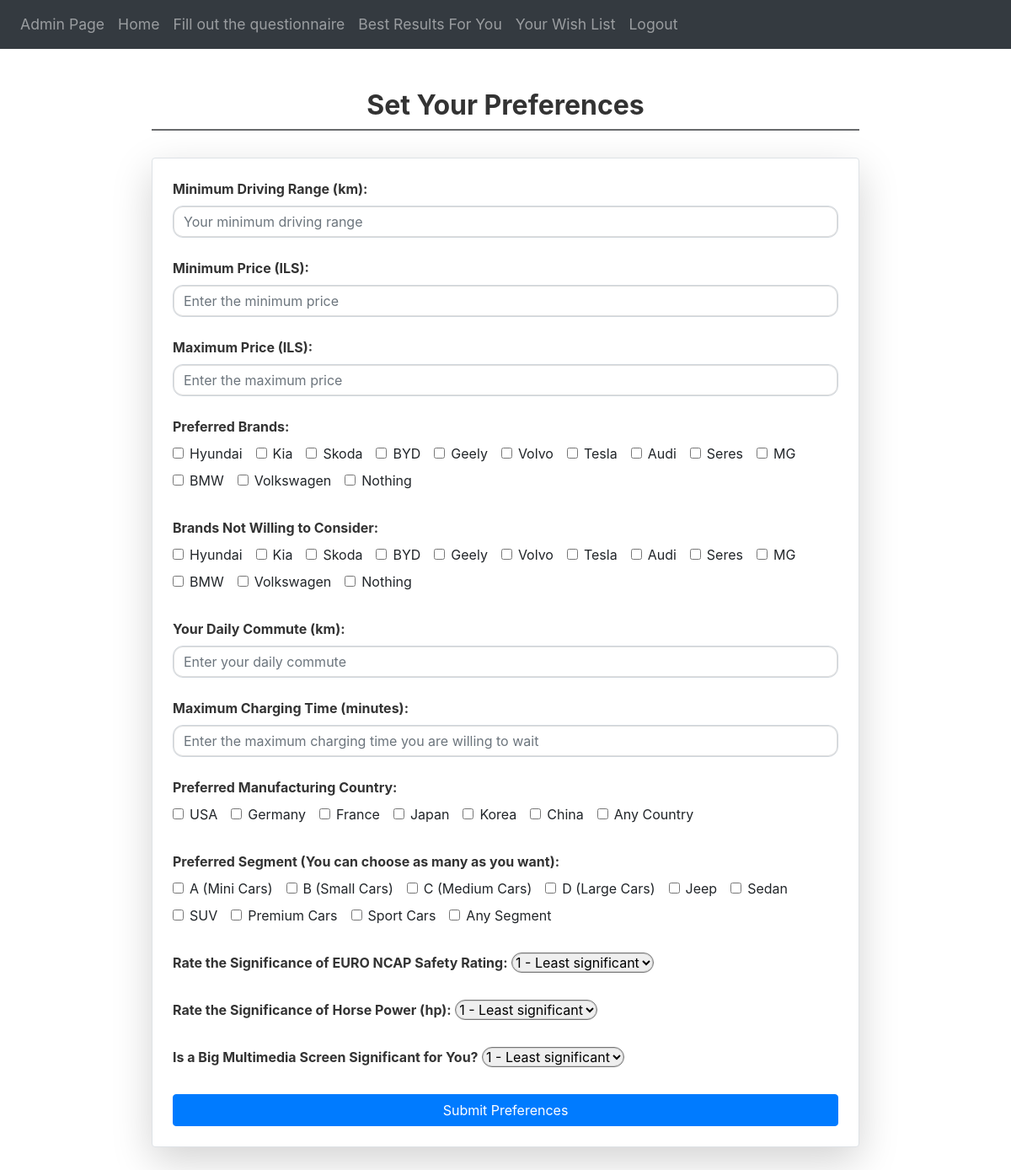
The app's page /preferences (signed in), older data.
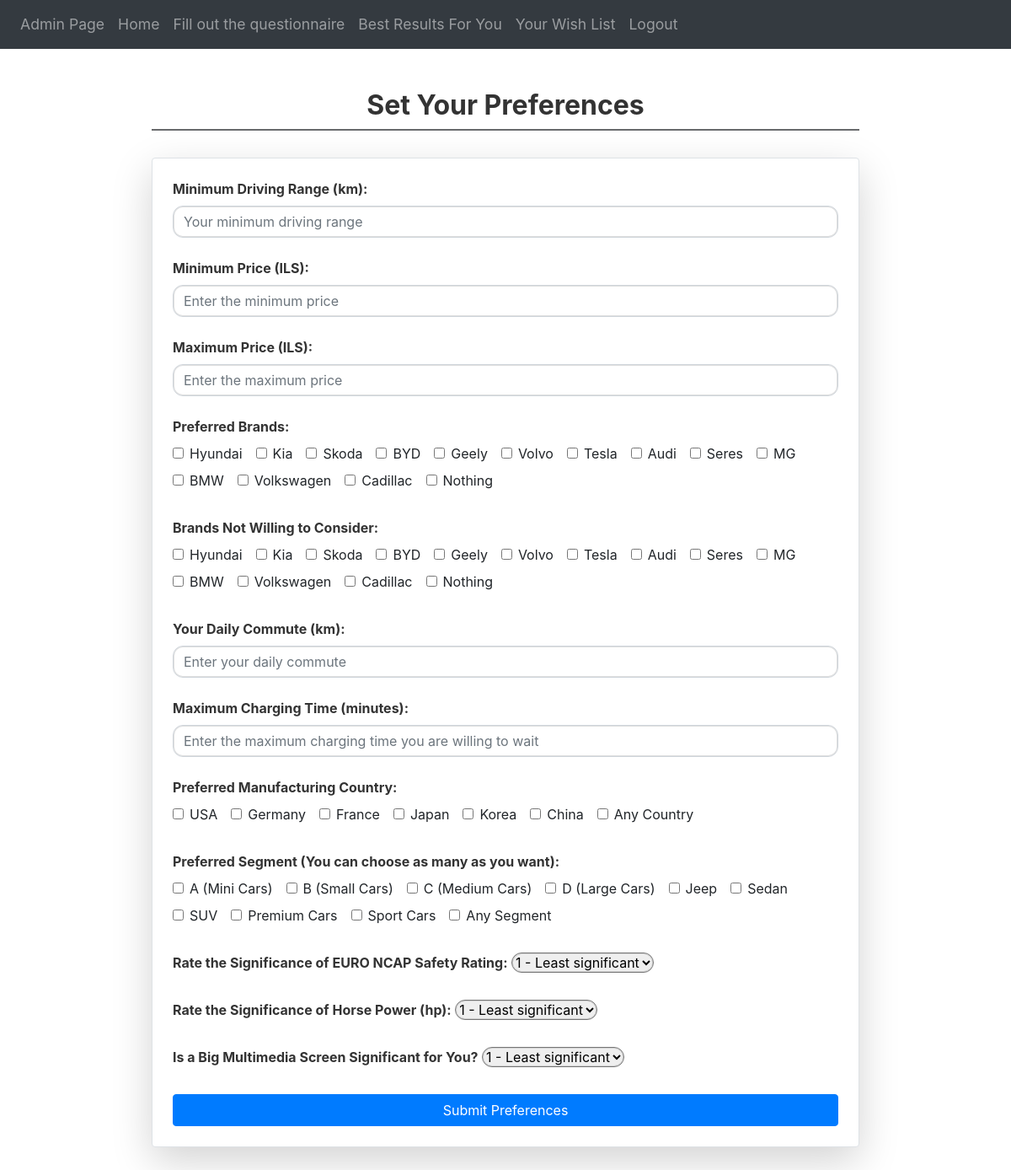
The same page, newer data.
### website/models.py (models this page shows)
class CarBrand(db.Model):
    id = db.Column(db.Integer, primary_key=True)
    name = db.Column(db.String(100), unique=True)
    cars = db.relationship('Car', backref='brand', lazy=True)

### website/views.py (the view, shortened to what this page needs)
@views.route('/preferences', methods=['GET', 'POST'])
@login_required
def preferences():
    car_brands = CarBrand.query.all()
    return render_template("preferences.html", car_brands=car_brands,  user=current_user)

### website/templates/preferences.html (shortened to what this page needs)
{% extends "base.html" %}
{% block content %}
<div class="container mt-5">
    <h3 class="section-header text-center">Set Your Preferences</h3>
    <form id="preferencesForm" method="POST" class="p-4 border rounded shadow-lg bg-white">
        <div class="mb-4">
            <label for="minRange" class="form-label">Minimum Driving Range (km):</label>
            <input type="number" id="minRange" class="form-control" name="minRange"
                placeholder="Your minimum driving range" required>
        </div>
        <div class="mb-4">
            <label for="minPrice" class="form-label">Minimum Price (ILS):</label>
            <input type="number" id="minPrice" class="form-control" name="minPrice"
                placeholder="Enter the minimum price" required>
        </div>
        <div class="mb-4">
            <label for="maxPrice" class="form-label">Maximum Price (ILS):</label>
            <input type="number" id="maxPrice" class="form-control" name="maxPrice"
                placeholder="Enter the maximum price" required>
        </div>
        <div class="mb-4">
            <label class="form-label">Preferred Brands:</label>
            <div class="checkbox-group">
                {% for brand in car_brands %}
                <div class="form-check checkbox-inline">
                    <input type="checkbox" id="{{ brand.name }}" name="preferredBrands" value="{{ brand.name }}"
                        class="form-check-input">
                    <label for="{{ brand.name }}" class="form-check-label">{{ brand.name }}</label>
                </div>
                {% endfor %}
                <div class="form-check checkbox-inline">
                    <input type="checkbox" id="nothing" name="preferredBrands" value="nothing" class="form-check-input">
                    <label for="nothing" class="form-check-label">Nothing</label>
                </div>
            </div>
        </div>
        <div class="mb-4">
            <label class="form-label">Brands Not Willing to Consider:</label>
            <div class="checkbox-group">
                {% for brand in car_brands %}
                <div class="form-check checkbox-inline">
                    <input type="checkbox" id="{{ brand.name }}" name="no_way_brands" value="{{ brand.name }}"
                        class="form-check-input">
                    <label for="{{ brand.name }}" class="form-check-label">{{ brand.name }}</label>
                </div>
                {% endfor %}
                <div class="form-check checkbox-inline">
                    <input type="checkbox" id="nothing2" name="no_way_brands" value="nothing" class="form-check-input">
                    <label for="nothing2" class="form-check-label">Nothing</label>
                </div>
            </div>
        </div>
        <div class="mb-4">
            <label for="daily_commute" class="form-label">Your Daily Commute (km):</label>
            <input type="number" id="daily_commute" class="form-control" name="daily_commute"
                placeholder="Enter your daily commute" required>
        </div>
        <div class="mb-4">
            <label for="fastChargingMaxTime" class="form-label">Maximum Charging Time (minutes):</label>
            <input type="number" id="fastChargingMaxTime" class="form-control" name="fastChargingMaxTime"
                placeholder="Enter the maximum charging time you are willing to wait" required>
        </div>
        <div class="mb-4">
            <label class="form-label">Preferred Manufacturing Country:</label>
            <div class="checkbox-group">
                {% for country in ["USA", "Germany", "France", "Japan", "Korea", "China"] %}
                <div class="form-check checkbox-inline">
                    <input type="checkbox" id="{{ country }}" name="manufacturing_country" value="{{ country }}"
                        class="form-check-input">
                    <label for="{{ country }}" class="form-check-label">{{ country }}</label>
                </div>
                {% endfor %}
                <div class="form-check checkbox-inline">
                    <input type="checkbox" id="any_country" name="manufacturing_country" value="Any_Country"
                        class="form-check-input">
                    <label for="any_country" class="form-check-label">Any Country</label>
                </div>
            </div>
        </div>
        <div class="mb-4">
            <label class="form-label">Preferred Segment (You can choose as many as you want):</label>
            <div class="checkbox-group">
                {% for segment in ["A (Mini Cars)", "B (Small Cars)", "C (Medium Cars)", "D (Large Cars)", "Jeep",
                "Sedan", "SUV", "Premium Cars", "Sport Cars"] %}
                <div class="form-check checkbox-inline">
                    <input type="checkbox" id="{{ segment }}" name="car_segment" value="{{ segment }}"
                        class="form-check-input">
                    <label for="{{ segment }}" class="form-check-label">{{ segment }}</label>
                </div>
                {% endfor %}
                <div class="form-check checkbox-inline">
                    <input type="checkbox" id="any_segment" name="car_segment" value="Any_segment"
                        class="form-check-input">
                    <label for="any_segment" class="form-check-label">Any Segment</label>
                </div>
            </div>
        </div>
        <div class="mb-4">
            <label for="ncap_rating" class="form-label">Rate the Significance of EURO NCAP Safety Rating:</label>
            <select id="ncap_rating" name="ncap_rating" class="form-select" required>
                <option value="1">1 - Least significant</option>
            </select>
        </div>
        <div class="mb-4">
            <label for="horse_power_rating" class="form-label">Rate the Significance of Horse Power (hp):</label>
            <select id="horse_power_rating" name="horse_power_rating" class="form-select" required>
                <option value="1">1 - Least significant</option>
            </select>
        </div>
        <div class="mb-4">
            <label for="screen_size" class="form-label">Is a Big Multimedia Screen Significant for You?</label>
            <select id="screen_size" name="screen_size" class="form-select" required>
                <option value="1">1 - Least significant</option>
            </select>
        </div>
        <div class="text-center mt-4">
            <button type="submit" class="btn btn-primary w-100">Submit Preferences</button>
        </div>
    </form>
</div>
<br />
<br />
{% endblock %}

### website/templates/base.html (shortened to what this page needs)
<!DOCTYPE html>
<html>
<head>
  <link rel="stylesheet" href="https://stackpath.bootstrapcdn.com/bootstrap/4.4.1/css/bootstrap.min.css"
 />
  <link rel="stylesheet" href="https://stackpath.bootstrapcdn.com/font-awesome/4.7.0/css/font-awesome.min.css"
 />
</head>
<body>
  <nav class="navbar navbar-expand-lg navbar-dark bg-dark">
    <div class="collapse navbar-collapse" id="navbar">
      <div class="navbar-nav">
        {% if user.first_name == 'Admin' and user.email == 'admin@gmail.com' %}
        <a class="nav-item nav-link" id="home" href="/admin">Admin Page</a>
        {% endif %}
        {% if user.is_authenticated %}
        <a class="nav-item nav-link" id="home" href="/">Home</a>
        <a class="nav-item nav-link" id="preferences" href="/preferences">Fill out the questionnaire</a>
        <a class="nav-item nav-link" id="results" href="/results">Best Results For You</a>
        <a class="nav-item nav-link" id="wish-list" href="/wish-list">Your Wish List</a>
        <a class="nav-item nav-link" id="logout" href="/logout">Logout</a>
        {% else %}
        <a class="nav-item nav-link" id="login" href="/login">Login</a>
        <a class="nav-item nav-link" id="signUp" href="/sign-up">Sign Up</a>
        {% endif %}
      </div>
    </div>
  </nav>
  <div class="container">
    {% block content %}
    {% endblock %}
  </div>
</body>
</html>

### website/templates/base.html (style rules this page uses)
.navbar { font-size: 1.1rem; }
.nav-link { font-size: 1.1rem; transition: color 0.3s ease, background-color 0.3s ease, transform 0.3s ease; }

### website/templates/preferences.html (style rules this page uses)
.form-control, .form-select { border-radius: 0.75rem; box-shadow: inset 0 0 0 1px rgba(0, 0, 0, 0.125); transition: border-color 0.2s ease-in-out, box-shadow 0.2s ease-in-out; }
.btn-primary { background-color: #007bff; border-color: #007bff; transition: background-color 0.2s ease, border-color 0.2s ease; }
.form-check-label { margin-bottom: 0; }
.container { max-width: 900px; }
.form-label { font-weight: bold; color: #333; }
.border { border: 1px solid #dee2e6; }
.rounded { border-radius: 0.75rem; }
.shadow-lg { box-shadow: 0 0 0 0.2rem rgba(0, 0, 0, 0.2); }
.text-center { text-align: center; }
.w-100 { width: 100%; }
.section-header { font-size: 2rem; font-weight: 700; color: #333; border-bottom: 2px solid #686a6c; padding-bottom: 0.5rem; margin-bottom: 2rem; }
.form-check { margin-bottom: 0.5rem; }
.form-check-label { font-size: 1rem; }
.form-check-input { margin-right: 0.5rem; }
.checkbox-inline { display: inline-block; margin-right: 1rem; }
.checkbox-group { display: flex; flex-wrap: wrap; }

Row changes from the older to the newer data that the page shows:
added CarBrand: name "Cadillac"
